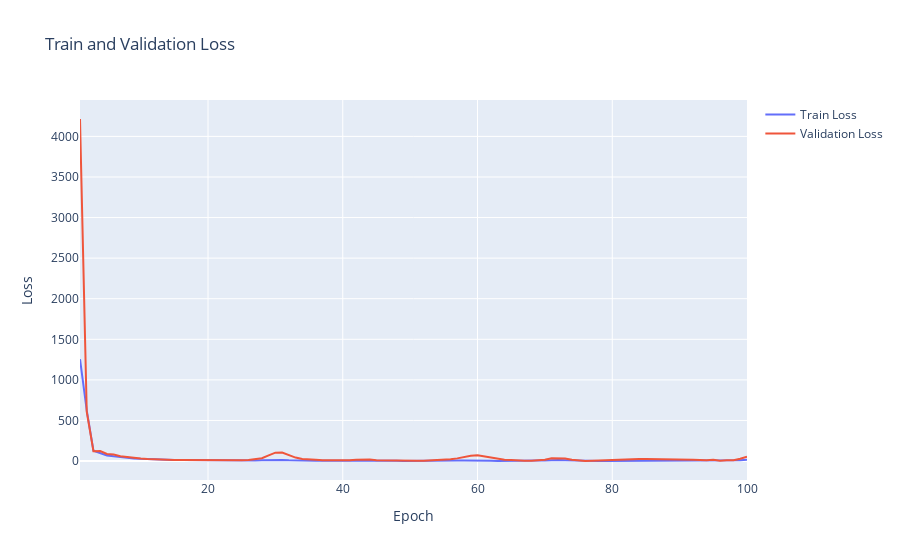
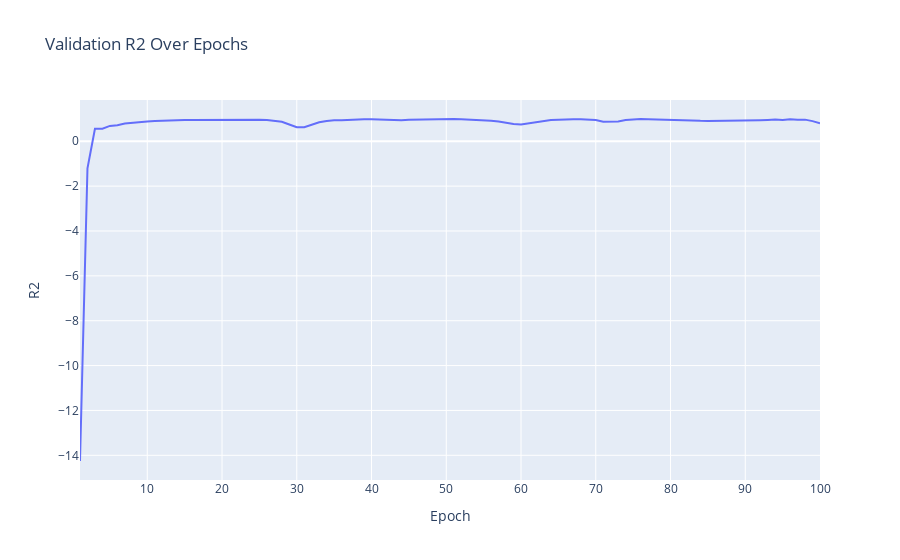
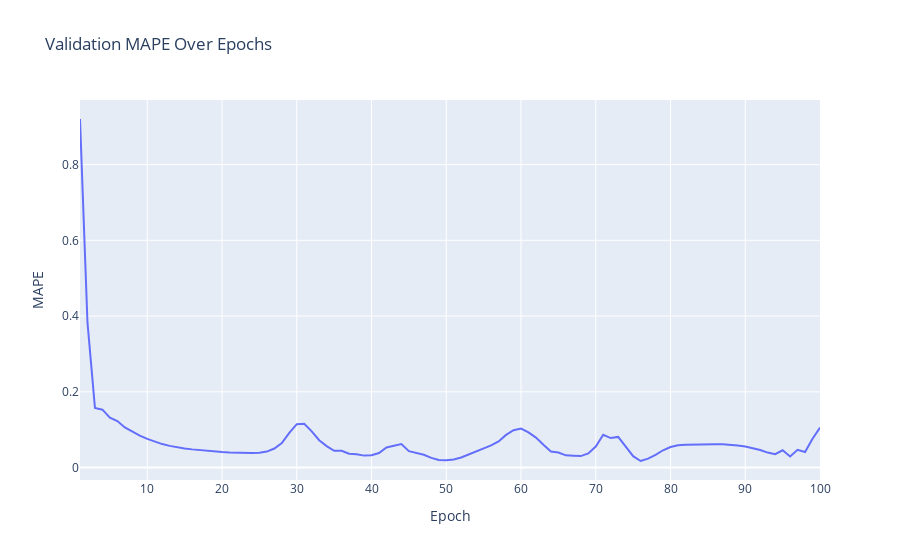
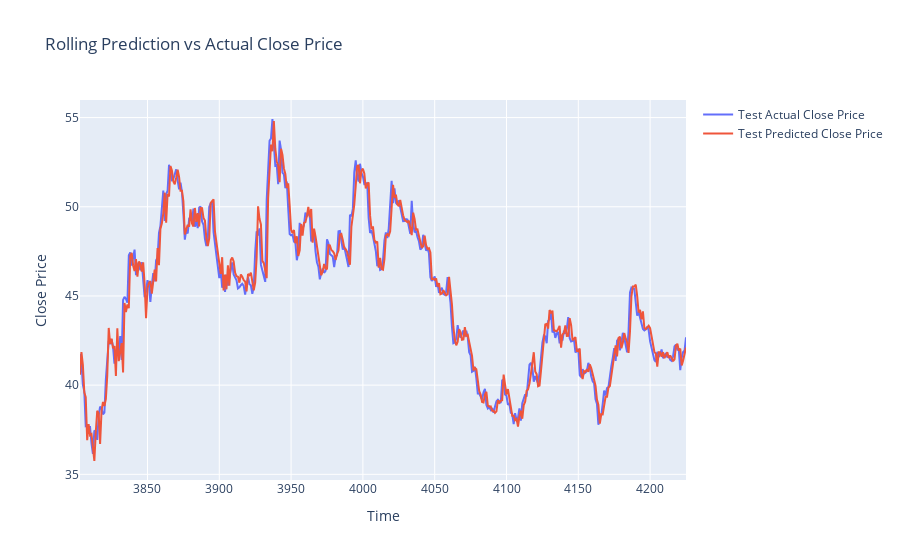

The code cell stored with these charts, in order, in its notebook:
### Code cell
# 计算测试集 R2 和 MAPE
test_actuals = test_data['Close'].values
test_r2 = r2_score(test_actuals, test_predictions)
test_mape = mean_absolute_percentage_error(test_actuals, test_predictions)

print(f'Test R2: {test_r2:.4f}')
print(f'Test MAPE: {test_mape:.4f}')

# 保存预测数据到CSV
predictions_df = pd.DataFrame({
    'Actual': test_actuals,
    'Predicted': test_predictions
})
predictions_csv_path = os.path.join(logs_dir, 'predictions.csv')
predictions_df.to_csv(predictions_csv_path, index=False)
print(f'Saved predictions to {predictions_csv_path}')

# 使用 Plotly 可视化训练和验证过程中的损失、R2 和 MAPE
epochs = list(range(1, num_epochs + 1))

fig_loss = go.Figure()
fig_loss.add_trace(go.Scatter(x=epochs, y=train_losses, mode='lines', name='Train Loss'))
fig_loss.add_trace(go.Scatter(x=epochs, y=val_losses, mode='lines', name='Validation Loss'))
fig_loss.update_layout(title='Train and Validation Loss', xaxis=dict(title='Epoch'), yaxis=dict(title='Loss'))
fig_loss.show()

fig_r2 = go.Figure()
fig_r2.add_trace(go.Scatter(x=epochs, y=val_r2s, mode='lines', name='Validation R2'))
fig_r2.update_layout(title='Validation R2 Over Epochs', xaxis=dict(title='Epoch'), yaxis=dict(title='R2'))
fig_r2.show()

fig_mape = go.Figure()
fig_mape.add_trace(go.Scatter(x=epochs, y=val_mapes, mode='lines', name='Validation MAPE'))
fig_mape.update_layout(title='Validation MAPE Over Epochs', xaxis=dict(title='Epoch'), yaxis=dict(title='MAPE'))
fig_mape.show()

# 使用 Plotly 可视化滚动预测结果与实际结果
test_trace_actual = go.Scatter(x=test_data.index, y=test_actuals, mode='lines', name='Test Actual Close Price')
test_trace_predicted = go.Scatter(x=test_data.index, y=test_predictions, mode='lines', name='Test Predicted Close Price')

layout = go.Layout(title='Rolling Prediction vs Actual Close Price', xaxis=dict(title='Time'), yaxis=dict(title='Close Price'))

fig = go.Figure(data=[test_trace_actual, test_trace_predicted], layout=layout)
fig.show()

### Figure 1 — Plotly figure (JSON) as saved in the notebook; plotly's stock layout.template omitted (floating-point values rounded to 4 significant figures)
{"data": [{"mode": "lines", "name": "Train Loss", "type": "scatter", "x": [1, 2, 3, 4, 5, 6, 7, 8, 9, 10, 11, 12, 13, 14, 15, 16, 17, 18, 19, 20, 21, 22, 23, 24, 25, 26, 27, 28, 29, 30, 31, 32, 33, 34, 35, 36, 37, 38, 39, 40, 41, 42, 43, 44, 45, 46, 47, 48, 49, 50, 51, 52, 53, 54, 55, 56, 57, 58, 59, 60, 61, 62, 63, 64, 65, 66, 67, 68, 69, 70, 71, 72, 73, 74, 75, 76, 77, 78, 79, 80, 81, 82, 83, 84, 85, 86, 87, 88, 89, 90, 91, 92, 93, 94, 95, 96, 97, 98, 99, 100], "y": [1255.0, 623.2, 126.1, 92.54, 68.81, 58.42, 47.37, 39.55, 32.78, 27.46, 23.33, 20.15, 17.62, 15.57, 13.89, 12.5, 11.29, 10.2, 9.228, 8.351, 7.563, 6.883, 6.342, 5.974, 5.829, 6.172, 7.208, 9.273, 12.17, 14.66, 13.15, 9.086, 5.459, 3.902, 3.058, 2.972, 3.286, 3.719, 4.395, 5.883, 6.801, 8.544, 8.387, 8.395, 5.69, 4.15, 3.502, 2.356, 1.553, 1.148, 1.021, 1.183, 1.547, 2.3, 3.256, 4.387, 5.886, 7.261, 8.15, 7.164, 5.338, 3.245, 1.855, 1.33, 1.44, 2.057, 2.813, 4.106, 6.317, 7.715, 13.23, 11.46, 10.03, 6.85, 3.307, 1.743, 1.248, 1.32, 1.558, 1.962, 2.052, 2.011, 1.79, 1.861, 1.713, 1.525, 1.401, 1.204, 0.9854, 0.7837, 0.5963, 0.4783, 0.5546, 1.227, 2.259, 2.452, 9.137, 6.281, 11.15, 14.85]}, {"mode": "lines", "name": "Validation Loss", "type": "scatter", "x": [1, 2, 3, 4, 5, 6, 7, 8, 9, 10, 11, 12, 13, 14, 15, 16, 17, 18, 19, 20, 21, 22, 23, 24, 25, 26, 27, 28, 29, 30, 31, 32, 33, 34, 35, 36, 37, 38, 39, 40, 41, 42, 43, 44, 45, 46, 47, 48, 49, 50, 51, 52, 53, 54, 55, 56, 57, 58, 59, 60, 61, 62, 63, 64, 65, 66, 67, 68, 69, 70, 71, 72, 73, 74, 75, 76, 77, 78, 79, 80, 81, 82, 83, 84, 85, 86, 87, 88, 89, 90, 91, 92, 93, 94, 95, 96, 97, 98, 99, 100], "y": [4214.0, 609.0, 121.3, 122.5, 86.99, 79.52, 58.57, 47.62, 38.29, 31.09, 25.22, 20.86, 17.91, 15.79, 14.33, 13.23, 12.26, 11.44, 10.9, 10.47, 10.18, 9.985, 10.03, 10.18, 10.89, 13.26, 20.19, 35.17, 69.67, 103.3, 103.7, 72.34, 42.37, 25.86, 16.24, 15.89, 9.582, 7.77, 5.501, 6.116, 8.433, 14.45, 16.74, 18.52, 9.89, 7.631, 5.979, 3.68, 2.373, 2.314, 2.868, 4.426, 7.519, 11.59, 15.83, 23.26, 32.74, 49.66, 64.37, 70.07, 56.85, 42.56, 26.19, 15.07, 12.51, 6.156, 4.859, 4.635, 7.61, 15.24, 35.22, 29.68, 31.07, 14.65, 4.722, 1.769, 3.487, 7.063, 13.04, 18.01, 21.46, 22.25, 23.19, 24.83, 25.1, 24.96, 24.94, 24.18, 22.85, 21.3, 19.07, 16.19, 13.07, 8.949, 14.52, 4.573, 11.22, 9.566, 28.1, 53.24]}], "layout": {"title": {"text": "Train and Validation Loss"}, "xaxis": {"title": {"text": "Epoch"}}, "yaxis": {"title": {"text": "Loss"}}}}

### Figure 2 — Plotly figure (JSON) as saved in the notebook; plotly's stock layout.template omitted (floating-point values rounded to 4 significant figures)
{"data": [{"mode": "lines", "name": "Validation R2", "type": "scatter", "x": [1, 2, 3, 4, 5, 6, 7, 8, 9, 10, 11, 12, 13, 14, 15, 16, 17, 18, 19, 20, 21, 22, 23, 24, 25, 26, 27, 28, 29, 30, 31, 32, 33, 34, 35, 36, 37, 38, 39, 40, 41, 42, 43, 44, 45, 46, 47, 48, 49, 50, 51, 52, 53, 54, 55, 56, 57, 58, 59, 60, 61, 62, 63, 64, 65, 66, 67, 68, 69, 70, 71, 72, 73, 74, 75, 76, 77, 78, 79, 80, 81, 82, 83, 84, 85, 86, 87, 88, 89, 90, 91, 92, 93, 94, 95, 96, 97, 98, 99, 100], "y": [-14.25, -1.204, 0.5608, 0.5565, 0.6851, 0.7122, 0.788, 0.8276, 0.8614, 0.8875, 0.9087, 0.9245, 0.9352, 0.9428, 0.9481, 0.9521, 0.9556, 0.9586, 0.9605, 0.9621, 0.9632, 0.9639, 0.9637, 0.9632, 0.9606, 0.952, 0.9269, 0.8727, 0.7478, 0.626, 0.6246, 0.7382, 0.8466, 0.9064, 0.9412, 0.9425, 0.9653, 0.9719, 0.9801, 0.9779, 0.9695, 0.9477, 0.9394, 0.933, 0.9642, 0.9724, 0.9784, 0.9867, 0.9914, 0.9916, 0.9896, 0.984, 0.9728, 0.9581, 0.9427, 0.9158, 0.8815, 0.8202, 0.767, 0.7464, 0.7942, 0.8459, 0.9052, 0.9454, 0.9547, 0.9777, 0.9824, 0.9832, 0.9725, 0.9448, 0.8725, 0.8926, 0.8875, 0.947, 0.9829, 0.9936, 0.9874, 0.9744, 0.9528, 0.9348, 0.9223, 0.9194, 0.916, 0.9101, 0.9091, 0.9097, 0.9097, 0.9125, 0.9173, 0.9229, 0.931, 0.9414, 0.9527, 0.9676, 0.9474, 0.9834, 0.9594, 0.9654, 0.8983, 0.8073]}], "layout": {"title": {"text": "Validation R2 Over Epochs"}, "xaxis": {"title": {"text": "Epoch"}}, "yaxis": {"title": {"text": "R2"}}}}

### Figure 3 — Plotly figure (JSON) as saved in the notebook; plotly's stock layout.template omitted (floating-point values rounded to 4 significant figures)
{"data": [{"mode": "lines", "name": "Validation MAPE", "type": "scatter", "x": [1, 2, 3, 4, 5, 6, 7, 8, 9, 10, 11, 12, 13, 14, 15, 16, 17, 18, 19, 20, 21, 22, 23, 24, 25, 26, 27, 28, 29, 30, 31, 32, 33, 34, 35, 36, 37, 38, 39, 40, 41, 42, 43, 44, 45, 46, 47, 48, 49, 50, 51, 52, 53, 54, 55, 56, 57, 58, 59, 60, 61, 62, 63, 64, 65, 66, 67, 68, 69, 70, 71, 72, 73, 74, 75, 76, 77, 78, 79, 80, 81, 82, 83, 84, 85, 86, 87, 88, 89, 90, 91, 92, 93, 94, 95, 96, 97, 98, 99, 100], "y": [0.9203, 0.3833, 0.1576, 0.153, 0.1317, 0.1229, 0.1061, 0.09486, 0.08443, 0.07576, 0.06823, 0.06205, 0.05734, 0.05357, 0.0506, 0.04809, 0.04581, 0.04376, 0.04222, 0.04089, 0.03979, 0.03886, 0.03841, 0.03837, 0.03921, 0.04227, 0.05034, 0.06491, 0.09169, 0.1148, 0.1155, 0.0957, 0.07229, 0.05674, 0.04448, 0.04435, 0.03648, 0.03551, 0.03165, 0.03286, 0.03854, 0.05315, 0.05762, 0.06213, 0.04338, 0.03806, 0.03374, 0.02576, 0.02014, 0.01932, 0.02149, 0.02674, 0.03437, 0.04227, 0.0489, 0.05846, 0.06897, 0.08633, 0.09873, 0.1031, 0.09295, 0.07914, 0.06008, 0.04264, 0.03985, 0.03236, 0.03118, 0.03041, 0.03748, 0.05564, 0.08651, 0.07792, 0.08103, 0.0557, 0.03015, 0.01742, 0.02359, 0.03377, 0.04576, 0.05443, 0.05917, 0.06009, 0.06065, 0.06264, 0.06233, 0.06191, 0.06153, 0.06024, 0.05817, 0.05562, 0.0519, 0.04645, 0.0396, 0.0356, 0.04567, 0.0295, 0.04694, 0.04129, 0.07635, 0.1054]}], "layout": {"title": {"text": "Validation MAPE Over Epochs"}, "xaxis": {"title": {"text": "Epoch"}}, "yaxis": {"title": {"text": "MAPE"}}}}

### Figure 4 — Plotly figure (JSON) as saved in the notebook; plotly's stock layout.template omitted (floating-point values rounded to 4 significant figures; data arrays with more than 128 entries replaced by an {"elided": "..."} marker saying what was removed)
{"data": [{"mode": "lines", "name": "Test Actual Close Price", "type": "scatter", "x": {"elided": "423 int values"}, "y": {"elided": "423 float values"}}, {"mode": "lines", "name": "Test Predicted Close Price", "type": "scatter", "x": {"elided": "423 int values"}, "y": {"elided": "423 float values"}}], "layout": {"title": {"text": "Rolling Prediction vs Actual Close Price"}, "xaxis": {"title": {"text": "Time"}}, "yaxis": {"title": {"text": "Close Price"}}}}
